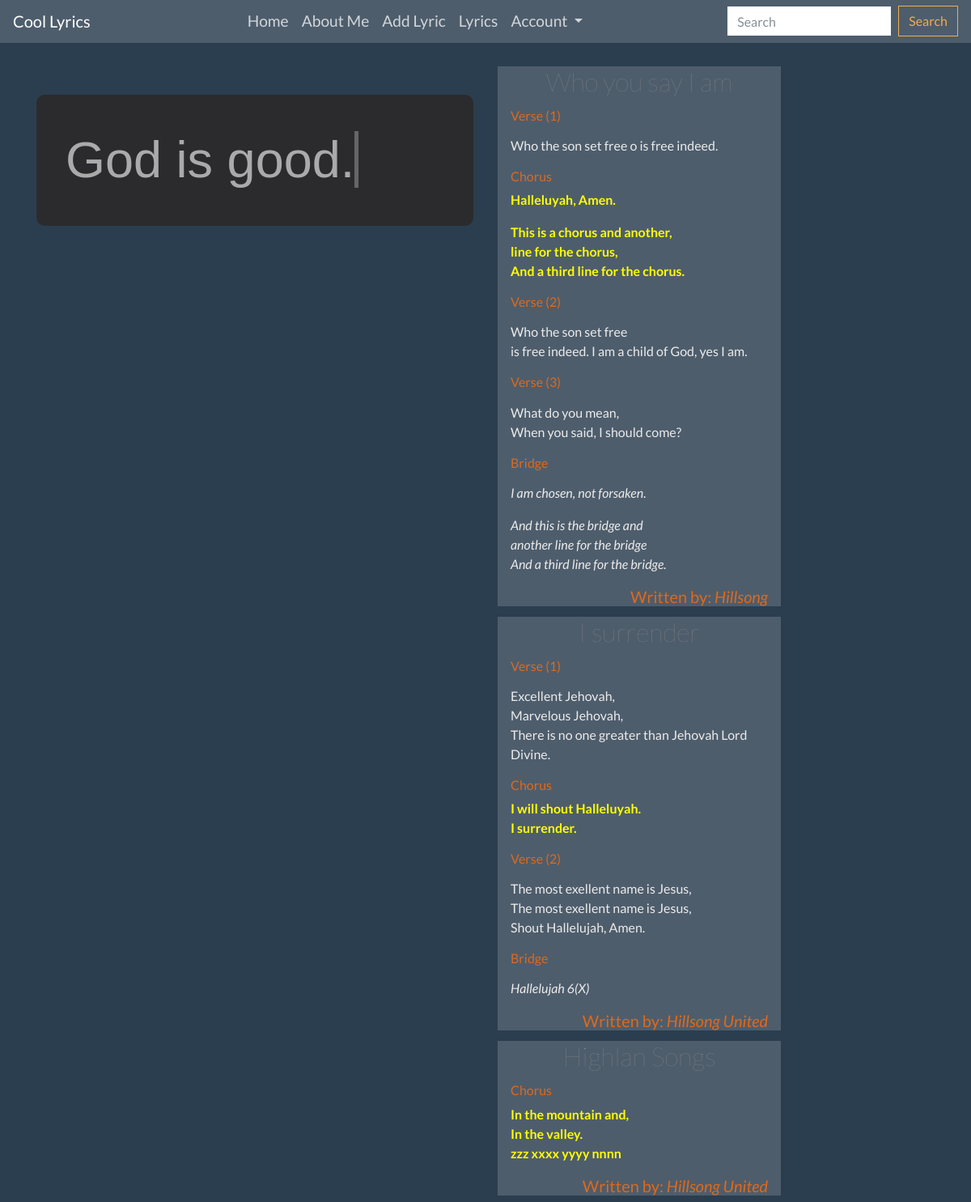
The page / on the database its author committed.
### lyrics/models.py (models this page shows, shortened)
class Lyric(models.Model):
    unique_num = models.UUIDField(default=uuid.uuid4, unique=True)
    title = models.CharField(max_length=144)
    song_writer = models.CharField(max_length=50)
    slug = models.SlugField(max_length=144)
    timestamp = models.SlugField(max_length=144)
    def __str__(self):
        return self.title

class Verse(models.Model):
    lyric = models.ForeignKey(Lyric, on_delete=models.CASCADE)
    verse = models.TextField(max_length=1024)
    def __str__(self):
        return self.verse

class Chorus(models.Model):
    lyric = models.ForeignKey(Lyric, on_delete=models.CASCADE)
    chorus = models.TextField(max_length=1024)
    def __str__(self):
        return self.chorus

class Bridge(models.Model):
    lyric = models.ForeignKey(Lyric, on_delete=models.CASCADE)
    bridge = models.TextField(max_length=1024)
    def __str__(self):
        return self.bridge

### lyrics/views.py (the view)
# urls.py: path('', HomePage.as_view(), name='home'),
class HomePage(generic.TemplateView):
    model = Lyric
    template_name = 'index.html'
    def get_context_data(self, *args, **kwargs):
        context = super(HomePage, self).get_context_data(*args, *kwargs)
        context['latest_lyrics'] = Lyric.objects.all()[:3]
        return context

### templates/index.html (shortened to what this page needs)
{% extends  'base.html' %}
{% block content %}
<div class="container">
    <section>
        <div class="mt-3">
            <div class="row">
                <div class="col-sm-6">
                    <div class="anim-container mt-5">
                        <h1>God is
                            <span
                               class="txt-rotate"
                               data-period="2000"
                               data-rotate='[ "good.", "kind.", "patient.", "not envious.",
                                "love.", "our Saviour.", "hope for years to come",
                               "our Father!" ]'></span>
                          </h1>
                    </div>
                </div>
                <div class="col-sm-4">
                    {% for lyric in latest_lyrics %}
                    <article class="text-left bg-secondary px-3">
                        <h2 class="text-center">{{ lyric }}</h2>
                        {% if lyric.verse_set.all %}
                        {% for verse in lyric.verse_set.all %}
                                {% if forloop.counter == 1 %}
                                    <h6 class="text-primary">Verse ({{ forloop.counter }})</h6>
                                    <p class="text-light">{{ verse|linebreaks }}</p>
                                {% endif %}
                            {% endfor %}
                        {% endif %}
                        {% if lyric.chorus_set.all %}
                            <h6 class="text-primary">Chorus</h6>
                            {% for chorus in lyric.chorus_set.all %}
                                <div class="text-yellow"><b>{{ chorus|linebreaks }}</b></div>
                            {% endfor %}
                        {% endif %}
                        {% if lyric.verse_set.all %}
                            {% for verse in lyric.verse_set.all %}
                                {% if forloop.counter != 1 %}
                                    <h6 class="text-primary">Verse ({{ forloop.counter }})</h6>
                                    <p class="text-light">{{ verse|linebreaks }}</p>
                                {% endif %}
                            {% endfor %}
                        {% endif %}
                        {% if lyric.bridge_set.all %}
                            <h6 class="text-primary">Bridge</h6>
                            {% for bridge in lyric.bridge_set.all %}
                                <p class="text-light"><em>{{ bridge|linebreaks }}</em></p>
                            {% endfor %}
                        {% endif %}
                        <h5 class="text-primary text-right">
                             <span class="text-primary">Written by: </span>
                             <em>{{ lyric.song_writer }}</em>
                        </h5>
                    </article>
                    {% endfor %}
                </div>
                <div class="col-sm-2">
                </div>
            </div>
        </div>
    </section>
</div>
{% endblock %}

### static/assets/custom/css/animation_style.css (style rules this page uses)
.anim-container { font-family: 'Raleway', sans-serif; padding: 1em 2em; font-size: 18px; background: rgb(43, 43, 46); border-radius: 10px; color: #aaa }
h1,h2 { font-weight: 200; margin: 0.4em 0; }
h1 { font-size: 3.5em; }
h2 { color: #888; font-size: 2em; }

### static/assets/custom/css/style.css (style rules this page uses)
.text-yellow { color: yellow!important; }

### rows shown on the page
Lyric: title "Who you say I am", song_writer "Hillsong"
Verse: verse "Who the son set free o is free indeed."
Chorus: chorus "Halleluyah, Amen."
Chorus: chorus "This is a chorus and another, line for the chorus, And a third line for the chorus."
Verse: verse "Who the son set free is free indeed. I am a child of God, yes I am."
Verse: verse "What do you mean, When you said, I should come?"
Bridge: bridge "another line for the bridge And a third line for the bridge."
Lyric: title "I surrender", song_writer "Hillsong United"
Verse: verse "Excellent Jehovah, Marvelous Jehovah, There is no one greater than Jehovah Lord Divine."
Chorus: chorus "I will shout Halleluyah. I surrender."
Verse: verse "The most exellent name is Jesus, The most exellent name is Jesus, Shout Hallelujah, Amen."
Lyric: title "Highlan Songs", song_writer "Hillsong United"
Chorus: chorus "In the mountain and, In the valley. zzz xxxx yyyy nnnn"
